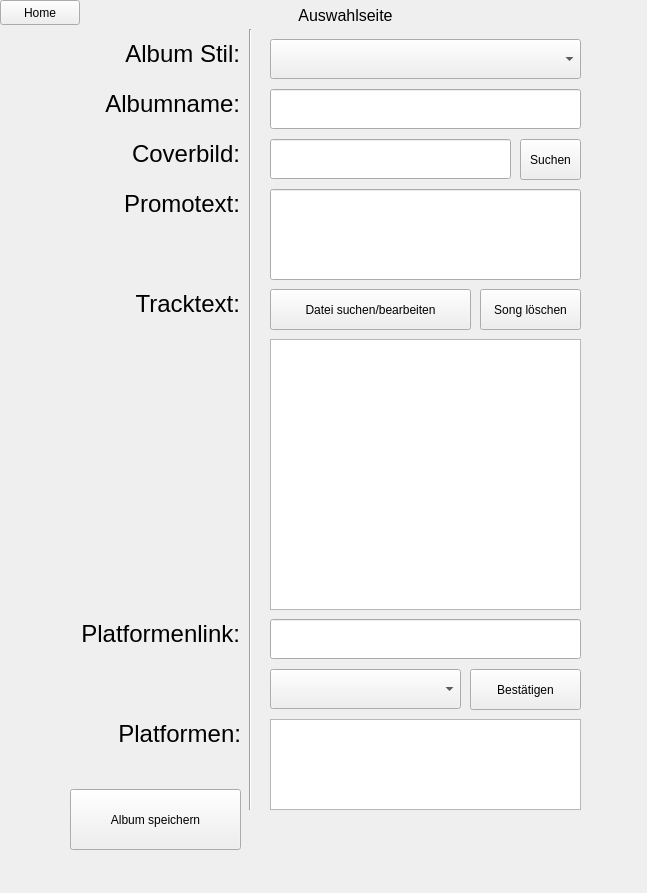
<?xml version="1.0" encoding="UTF-8"?>
<ui version="4.0">
 <class>mainWindow</class>
 <widget class="QMainWindow" name="mainWindow">
  <property name="geometry">
   <rect>
    <x>0</x>
    <y>0</y>
    <width>647</width>
    <height>893</height>
   </rect>
  </property>
  <property name="sizePolicy">
   <sizepolicy hsizetype="Fixed" vsizetype="Fixed">
    <horstretch>0</horstretch>
    <verstretch>0</verstretch>
   </sizepolicy>
  </property>
  <property name="cursor">
   <cursorShape>ArrowCursor</cursorShape>
  </property>
  <property name="windowTitle">
   <string>JSON Editor</string>
  </property>
  <widget class="QWidget" name="centralwidget">
   <property name="enabled">
    <bool>true</bool>
   </property>
   <widget class="QStackedWidget" name="stackedWidget">
    <property name="geometry">
     <rect>
      <x>0</x>
      <y>29</y>
      <width>631</width>
      <height>821</height>
     </rect>
    </property>
    <property name="currentIndex">
     <number>1</number>
    </property>
    <widget class="QWidget" name="openPage">
     <widget class="QPushButton" name="openAddGui">
      <property name="geometry">
       <rect>
        <x>150</x>
        <y>130</y>
        <width>350</width>
        <height>100</height>
       </rect>
      </property>
      <property name="sizePolicy">
       <sizepolicy hsizetype="Preferred" vsizetype="Minimum">
        <horstretch>0</horstretch>
        <verstretch>0</verstretch>
       </sizepolicy>
      </property>
      <property name="acceptDrops">
       <bool>false</bool>
      </property>
      <property name="text">
       <string>Neues Album Hinzufügen</string>
      </property>
     </widget>
     <widget class="QPushButton" name="openEditGui">
      <property name="geometry">
       <rect>
        <x>150</x>
        <y>330</y>
        <width>350</width>
        <height>100</height>
       </rect>
      </property>
      <property name="sizePolicy">
       <sizepolicy hsizetype="Minimum" vsizetype="Minimum">
        <horstretch>0</horstretch>
        <verstretch>0</verstretch>
       </sizepolicy>
      </property>
      <property name="text">
       <string>Bestehendes Album bearbeiten</string>
      </property>
     </widget>
     <widget class="QPushButton" name="openChangeOrderGui">
      <property name="geometry">
       <rect>
        <x>150</x>
        <y>530</y>
        <width>350</width>
        <height>100</height>
       </rect>
      </property>
      <property name="sizePolicy">
       <sizepolicy hsizetype="Minimum" vsizetype="Minimum">
        <horstretch>0</horstretch>
        <verstretch>0</verstretch>
       </sizepolicy>
      </property>
      <property name="maximumSize">
       <size>
        <width>419</width>
        <height>16777215</height>
       </size>
      </property>
      <property name="text">
       <string>Reihenfolge der Alben ändern</string>
      </property>
     </widget>
    </widget>
    <widget class="QWidget" name="addPage">
     <widget class="QLabel" name="label">
      <property name="geometry">
       <rect>
        <x>90</x>
        <y>10</y>
        <width>150</width>
        <height>30</height>
       </rect>
      </property>
      <property name="sizePolicy">
       <sizepolicy hsizetype="Preferred" vsizetype="Preferred">
        <horstretch>0</horstretch>
        <verstretch>0</verstretch>
       </sizepolicy>
      </property>
      <property name="font">
       <font>
        <pointsize>18</pointsize>
       </font>
      </property>
      <property name="layoutDirection">
       <enum>Qt::LeftToRight</enum>
      </property>
      <property name="text">
       <string>Album Stil:</string>
      </property>
      <property name="textFormat">
       <enum>Qt::AutoText</enum>
      </property>
      <property name="alignment">
       <set>Qt::AlignRight|Qt::AlignTrailing|Qt::AlignVCenter</set>
      </property>
      <property name="wordWrap">
       <bool>false</bool>
      </property>
     </widget>
     <widget class="QLabel" name="label_2">
      <property name="geometry">
       <rect>
        <x>90</x>
        <y>60</y>
        <width>150</width>
        <height>30</height>
       </rect>
      </property>
      <property name="font">
       <font>
        <pointsize>18</pointsize>
       </font>
      </property>
      <property name="layoutDirection">
       <enum>Qt::LeftToRight</enum>
      </property>
      <property name="text">
       <string>Albumname:</string>
      </property>
      <property name="textFormat">
       <enum>Qt::AutoText</enum>
      </property>
      <property name="alignment">
       <set>Qt::AlignRight|Qt::AlignTrailing|Qt::AlignVCenter</set>
      </property>
      <property name="wordWrap">
       <bool>false</bool>
      </property>
     </widget>
     <widget class="QLabel" name="label_3">
      <property name="geometry">
       <rect>
        <x>90</x>
        <y>110</y>
        <width>150</width>
        <height>30</height>
       </rect>
      </property>
      <property name="font">
       <font>
        <pointsize>18</pointsize>
       </font>
      </property>
      <property name="layoutDirection">
       <enum>Qt::LeftToRight</enum>
      </property>
      <property name="text">
       <string>Coverbild:</string>
      </property>
      <property name="textFormat">
       <enum>Qt::AutoText</enum>
      </property>
      <property name="alignment">
       <set>Qt::AlignRight|Qt::AlignTrailing|Qt::AlignVCenter</set>
      </property>
      <property name="wordWrap">
       <bool>false</bool>
      </property>
     </widget>
     <widget class="QLabel" name="label_4">
      <property name="geometry">
       <rect>
        <x>90</x>
        <y>160</y>
        <width>150</width>
        <height>30</height>
       </rect>
      </property>
      <property name="font">
       <font>
        <pointsize>18</pointsize>
       </font>
      </property>
      <property name="layoutDirection">
       <enum>Qt::LeftToRight</enum>
      </property>
      <property name="text">
       <string>Promotext:</string>
      </property>
      <property name="textFormat">
       <enum>Qt::AutoText</enum>
      </property>
      <property name="alignment">
       <set>Qt::AlignRight|Qt::AlignTrailing|Qt::AlignVCenter</set>
      </property>
      <property name="wordWrap">
       <bool>false</bool>
      </property>
     </widget>
     <widget class="QLabel" name="label_5">
      <property name="geometry">
       <rect>
        <x>90</x>
        <y>260</y>
        <width>150</width>
        <height>30</height>
       </rect>
      </property>
      <property name="font">
       <font>
        <pointsize>18</pointsize>
       </font>
      </property>
      <property name="layoutDirection">
       <enum>Qt::LeftToRight</enum>
      </property>
      <property name="text">
       <string>Tracktext:</string>
      </property>
      <property name="textFormat">
       <enum>Qt::AutoText</enum>
      </property>
      <property name="alignment">
       <set>Qt::AlignRight|Qt::AlignTrailing|Qt::AlignVCenter</set>
      </property>
      <property name="wordWrap">
       <bool>false</bool>
      </property>
     </widget>
     <widget class="QLabel" name="label_6">
      <property name="geometry">
       <rect>
        <x>69</x>
        <y>590</y>
        <width>171</width>
        <height>30</height>
       </rect>
      </property>
      <property name="font">
       <font>
        <pointsize>18</pointsize>
       </font>
      </property>
      <property name="layoutDirection">
       <enum>Qt::LeftToRight</enum>
      </property>
      <property name="text">
       <string>Platformenlink:</string>
      </property>
      <property name="textFormat">
       <enum>Qt::AutoText</enum>
      </property>
      <property name="alignment">
       <set>Qt::AlignRight|Qt::AlignTrailing|Qt::AlignVCenter</set>
      </property>
      <property name="wordWrap">
       <bool>false</bool>
      </property>
     </widget>
     <widget class="Line" name="line">
      <property name="geometry">
       <rect>
        <x>240</x>
        <y>0</y>
        <width>20</width>
        <height>781</height>
       </rect>
      </property>
      <property name="orientation">
       <enum>Qt::Vertical</enum>
      </property>
     </widget>
     <widget class="QLineEdit" name="albumnameText">
      <property name="geometry">
       <rect>
        <x>270</x>
        <y>60</y>
        <width>311</width>
        <height>40</height>
       </rect>
      </property>
     </widget>
     <widget class="QLineEdit" name="coverfileText">
      <property name="geometry">
       <rect>
        <x>270</x>
        <y>110</y>
        <width>241</width>
        <height>40</height>
       </rect>
      </property>
     </widget>
     <widget class="QLineEdit" name="promoText">
      <property name="geometry">
       <rect>
        <x>270</x>
        <y>160</y>
        <width>311</width>
        <height>91</height>
       </rect>
      </property>
     </widget>
     <widget class="QLineEdit" name="platformlinkText">
      <property name="geometry">
       <rect>
        <x>270</x>
        <y>590</y>
        <width>311</width>
        <height>40</height>
       </rect>
      </property>
     </widget>
     <widget class="QComboBox" name="comboBox">
      <property name="geometry">
       <rect>
        <x>270</x>
        <y>640</y>
        <width>191</width>
        <height>40</height>
       </rect>
      </property>
      <property name="font">
       <font>
        <pointsize>8</pointsize>
       </font>
      </property>
     </widget>
     <widget class="QPushButton" name="trackButton">
      <property name="geometry">
       <rect>
        <x>270</x>
        <y>260</y>
        <width>201</width>
        <height>41</height>
       </rect>
      </property>
      <property name="text">
       <string>Datei suchen/bearbeiten</string>
      </property>
     </widget>
     <widget class="QPushButton" name="platformButton">
      <property name="geometry">
       <rect>
        <x>470</x>
        <y>640</y>
        <width>111</width>
        <height>41</height>
       </rect>
      </property>
      <property name="text">
       <string>Bestätigen</string>
      </property>
     </widget>
     <widget class="QPushButton" name="saveButton">
      <property name="geometry">
       <rect>
        <x>70</x>
        <y>760</y>
        <width>171</width>
        <height>61</height>
       </rect>
      </property>
      <property name="text">
       <string>Album speichern</string>
      </property>
     </widget>
     <widget class="QPushButton" name="coverButton">
      <property name="geometry">
       <rect>
        <x>520</x>
        <y>110</y>
        <width>61</width>
        <height>41</height>
       </rect>
      </property>
      <property name="text">
       <string>Suchen</string>
      </property>
     </widget>
     <widget class="QListWidget" name="trackListView">
      <property name="geometry">
       <rect>
        <x>270</x>
        <y>310</y>
        <width>311</width>
        <height>271</height>
       </rect>
      </property>
     </widget>
     <widget class="QListWidget" name="platformListView">
      <property name="geometry">
       <rect>
        <x>270</x>
        <y>690</y>
        <width>311</width>
        <height>91</height>
       </rect>
      </property>
     </widget>
     <widget class="QLabel" name="label_7">
      <property name="geometry">
       <rect>
        <x>70</x>
        <y>690</y>
        <width>171</width>
        <height>30</height>
       </rect>
      </property>
      <property name="font">
       <font>
        <pointsize>18</pointsize>
       </font>
      </property>
      <property name="layoutDirection">
       <enum>Qt::LeftToRight</enum>
      </property>
      <property name="text">
       <string>Platformen:</string>
      </property>
      <property name="textFormat">
       <enum>Qt::AutoText</enum>
      </property>
      <property name="alignment">
       <set>Qt::AlignRight|Qt::AlignTrailing|Qt::AlignVCenter</set>
      </property>
      <property name="wordWrap">
       <bool>false</bool>
      </property>
     </widget>
     <widget class="QComboBox" name="albumstilBox">
      <property name="geometry">
       <rect>
        <x>270</x>
        <y>10</y>
        <width>311</width>
        <height>40</height>
       </rect>
      </property>
     </widget>
     <widget class="QPushButton" name="trackDeleteButton">
      <property name="geometry">
       <rect>
        <x>480</x>
        <y>260</y>
        <width>101</width>
        <height>41</height>
       </rect>
      </property>
      <property name="text">
       <string>Song löschen</string>
      </property>
     </widget>
    </widget>
    <widget class="QWidget" name="editPage">
     <widget class="QPushButton" name="selectRowButton">
      <property name="geometry">
       <rect>
        <x>450</x>
        <y>270</y>
        <width>171</width>
        <height>141</height>
       </rect>
      </property>
      <property name="text">
       <string>Ausgewählte Reihen 
 bearbeiten</string>
      </property>
     </widget>
     <widget class="QTableWidget" name="tableWidget">
      <property name="geometry">
       <rect>
        <x>30</x>
        <y>20</y>
        <width>401</width>
        <height>811</height>
       </rect>
      </property>
      <property name="rowCount">
       <number>0</number>
      </property>
      <property name="columnCount">
       <number>2</number>
      </property>
      <column>
       <property name="text">
        <string>Stil</string>
       </property>
      </column>
      <column>
       <property name="text">
        <string>Albumname</string>
       </property>
      </column>
     </widget>
     <widget class="QLineEdit" name="lineText">
      <property name="geometry">
       <rect>
        <x>500</x>
        <y>440</y>
        <width>71</width>
        <height>71</height>
       </rect>
      </property>
      <property name="font">
       <font>
        <pointsize>14</pointsize>
       </font>
      </property>
      <property name="text">
       <string/>
      </property>
      <property name="alignment">
       <set>Qt::AlignCenter</set>
      </property>
     </widget>
    </widget>
   </widget>
   <widget class="QPushButton" name="homeButton">
    <property name="geometry">
     <rect>
      <x>0</x>
      <y>0</y>
      <width>80</width>
      <height>25</height>
     </rect>
    </property>
    <property name="text">
     <string>Home</string>
    </property>
   </widget>
   <widget class="QLabel" name="caption">
    <property name="geometry">
     <rect>
      <x>90</x>
      <y>0</y>
      <width>511</width>
      <height>31</height>
     </rect>
    </property>
    <property name="font">
     <font>
      <pointsize>12</pointsize>
     </font>
    </property>
    <property name="text">
     <string>Auswahlseite</string>
    </property>
    <property name="alignment">
     <set>Qt::AlignCenter</set>
    </property>
   </widget>
   <widget class="QLabel" name="infoLabel">
    <property name="geometry">
     <rect>
      <x>16</x>
      <y>860</y>
      <width>601</width>
      <height>21</height>
     </rect>
    </property>
    <property name="text">
     <string/>
    </property>
   </widget>
  </widget>
 </widget>
 <resources/>
 <connections/>
</ui>
